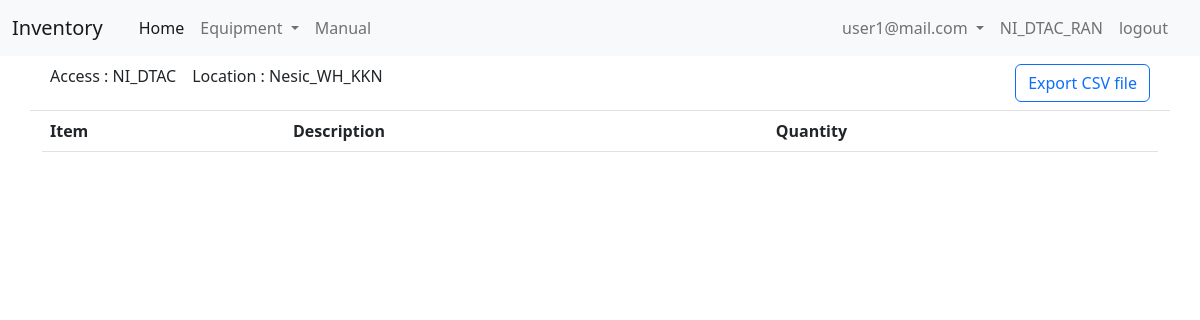
Before: /equipment/NI_DTAC/Nesic_WH_KKN (signed in) with the older database file.
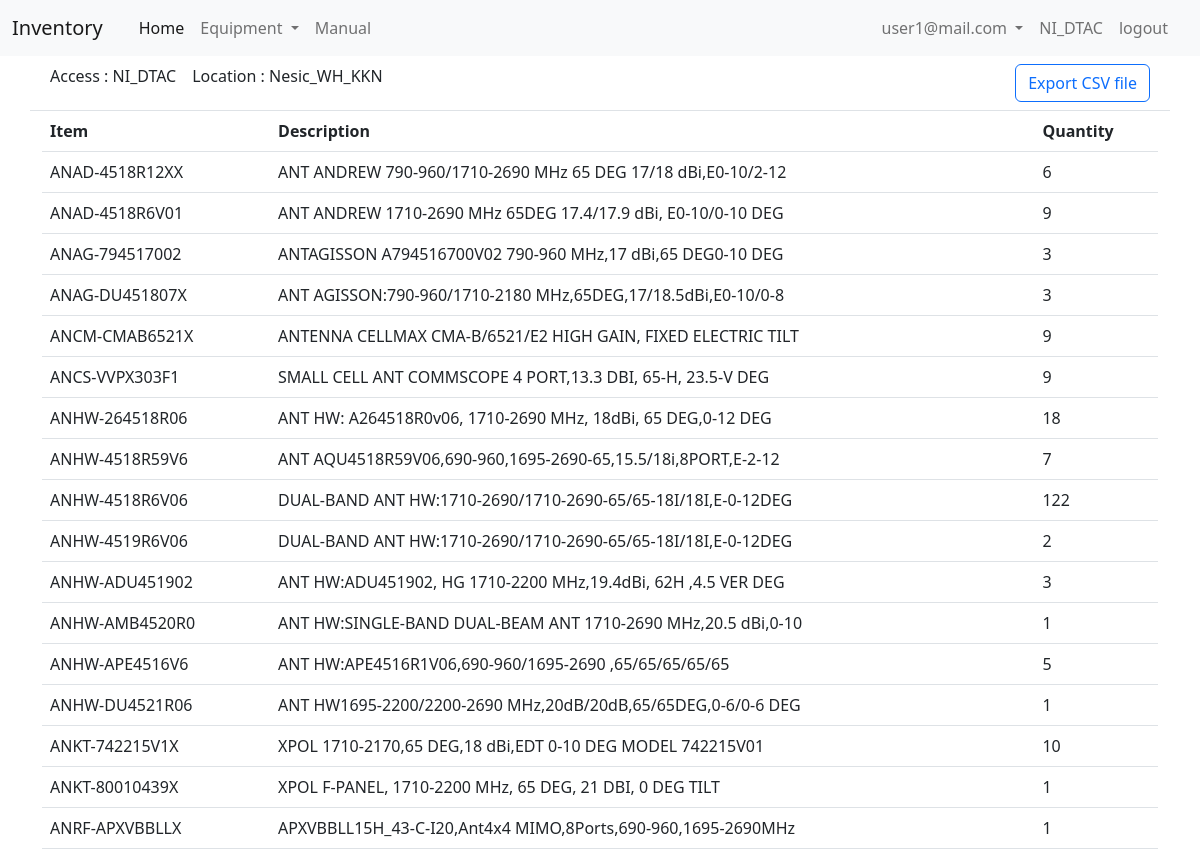
After: the same page with the newer database file.
### tables this page shows
CREATE TABLE "tb_upload_csv" (
	"no"	INTEGER NOT NULL,
	"date_time"	TEXT,
	"rec_name"	TEXT,
	"rec_no"	TEXT,
	"item"	TEXT,
	"description"	REAL,
	"move_from"	TEXT,
	"move_to"	TEXT,
	"quantity"	INTEGER,
	"remark"	TEXT,
	"status"	TEXT,
	"access"	TEXT,
	"approve_draff"	TEXT,
	"approve_receive"	TEXT,
	PRIMARY KEY("no")
);

### app_equipment.py (the view)
@app_equipment.route('/equipment/<access>/<location>')
def page_view_equ_by_location(access, location):
    if "email" not in session:
        return redirect("/login")
    else:
        con = sqlite3.connect("db/db.db")
        cur = con.cursor()
        sql_1 = 'select item, description, move_from, move_to, status, access from tb_upload_csv where status = "received" and access = "{}" group by item'.format(access)
        curs = cur.execute(sql_1)
        result = curs.fetchall()
        result_1 = []
        for i in result:
            data = list(i)
            result_1.append(data)
        result_list = []
        for i in result_1:
            sql_2 = 'SELECT sum(quantity) FROM tb_upload_csv WHERE status = "received" and item = "{}" and move_to = "{}" and access = "{}"'.format(i[0], location, access)
            curs = cur.execute(sql_2)
            result_2 = curs.fetchall()
            result_2 = result_2[0][0]
            if result_2 == None:
                result_2 = 0
            sql_3 = 'SELECT sum(quantity) FROM tb_upload_csv WHERE status = "received" and item = "{}" and move_from = "{}" and access = "{}"'.format(i[0], location, access)
            curs = cur.execute(sql_3)
            result_3 = curs.fetchall()
            result_3 = result_3[0][0]
            if result_3 == None:
                result_3 = 0
            result_4 = result_2-result_3
            row = i
            row.append(result_4)
            result_list.append(row)
        result_list_cut_0 = []
        for k in result_list:
            if k[6] != 0:
                result_list_cut_0.append(k)
        dataset = result_list_cut_0
        list_for_csv = []
        for j in result_list_cut_0:
            row = j
            row.pop(5)
            row.pop(4)
            row.pop(3)
            row.pop(2)
            row.append(access)
            row.append(location)
            list_for_csv.append(row)
        filenamecsv = "{}_{}.csv".format(access, location)
        with open("static/files/export_csv/{}".format(filenamecsv), "w", newline = "") as f:
            fw = csv.writer(f)
            fw.writerow(["Item", "Description", "Quantity", "Access", "location"])
            for j in list_for_csv:
                fw.writerow(j)
        con.close()
        return render_template("equipment/equ_list_by_location.html", dataset=dataset, access=access, location=location)

### templates/equipment/equ_list_by_location.html (shortened to what this page needs)
<!DOCTYPE html>
<html lang="en">
<head>
    <link rel="stylesheet" href="/static/css/bootstrap_5-2-2.css">
</head>
<body>
    {% include "/menu.html" %}
    <div class="container d-flex">
        <div class="p-2">Access : {{access}}</div>
        <div class="p-2">Location : {{location}}</div>
        <div class="ms-auto p-2">
            <form action="/download" method="POST">
                <button type="submit" class="btn btn-outline-primary">Export CSV file</button>
            </form>
        </div>
    </div>
    <div class="container border border-start-0 border-end-0 border-bottom-0">
        <table class="table table-hover">
            <thead>
                <tr>
                    <th scope="col">Item</th>
                    <th scope="col">Description</th>
                    <th scope="col">Quantity</th>
                </tr>
            </thead>
            <tbody>
                {% for i in dataset %}
                <tr>
                    <td>{{i[0]}}</td>
                    <td>{{i[1]}}</td>
                    <td>{{i[2]}}</td>
                </tr>
                {% endfor %}
            </tbody>
        </table>
    </div>
</body>
</html>

Changed rows visible on the page:
added tb_upload_csv: item "ANAD-4518R12XX", description "ANT ANDREW 790-960/1710-2690 MHz 65 DEG 17/18 dBi,E0-10/2-12", quantity "6"
added tb_upload_csv: item "ANAD-4518R6V01", description "ANT ANDREW 1710-2690 MHz 65DEG 17.4/17.9 dBi, E0-10/0-10 DEG", quantity "9"
now on this page (row edited): tb_upload_csv: item "ANAG-794517002", description "ANTAGISSON A794516700V02 790-960 MHz,17 dBi,65 DEG0-10 DEG", i "3"
added tb_upload_csv: item "ANAG-DU451807X", description "ANT AGISSON:790-960/1710-2180 MHz,65DEG,17/18.5dBi,E0-10/0-8", quantity "3"
added tb_upload_csv: item "ANCM-CMAB6521X", description "ANTENNA CELLMAX CMA-B/6521/E2 HIGH GAIN, FIXED ELECTRIC TILT", quantity "9"
added tb_upload_csv: item "ANCS-VVPX303F1", description "SMALL CELL ANT COMMSCOPE 4 PORT,13.3 DBI, 65-H, 23.5-V DEG", i "9"
now on this page (row edited): tb_upload_csv: item "ANHW-264518R06", description "ANT HW: A264518R0v06, 1710-2690 MHz, 18dBi, 65 DEG,0-12 DEG", quantity "18"
added tb_upload_csv: item "ANHW-4518R59V6", description "ANT AQU4518R59V06,690-960,1695-2690-65,15.5/18i,8PORT,E-2-12", quantity "7"
now on this page (row edited): tb_upload_csv: item "ANHW-4518R6V06", description "DUAL-BAND ANT HW:1710-2690/1710-2690-65/65-18I/18I,E-0-12DEG", quantity "122"
now on this page (row edited): tb_upload_csv: item "ANHW-4519R6V06", description "DUAL-BAND ANT HW:1710-2690/1710-2690-65/65-18I/18I,E-0-12DEG", quantity "2"
added tb_upload_csv: item "ANHW-ADU451902", description "ANT HW:ADU451902, HG 1710-2200 MHz,19.4dBi, 62H ,4.5 VER DEG", quantity "3"
added tb_upload_csv: item "ANHW-AMB4520R0", description "ANT HW:SINGLE-BAND DUAL-BEAM ANT 1710-2690 MHz,20.5 dBi,0-10", quantity "1"
now on this page (row edited): tb_upload_csv: item "ANHW-APE4516V6", description "ANT HW:APE4516R1V06,690-960/1695-2690 ,65/65/65/65/65", quantity "5"
now on this page (row edited): tb_upload_csv: item "ANHW-DU4521R06", description "ANT HW1695-2200/2200-2690 MHz,20dB/20dB,65/65DEG,0-6/0-6 DEG", quantity "1"
added tb_upload_csv: item "ANKT-742215V1X", description "XPOL 1710-2170,65 DEG,18 dBi,EDT 0-10 DEG MODEL 742215V01", quantity "10"
added tb_upload_csv: item "ANKT-80010439X", description "XPOL F-PANEL, 1710-2200 MHz, 65 DEG, 21 DBI, 0 DEG TILT", quantity "1"
added tb_upload_csv: item "ANRF-APXVBBLLX", description "APXVBBLL15H_43-C-I20,Ant4x4 MIMO,8Ports,690-960,1695-2690MHz", quantity "1"
Other visible differences:
{{ session["access"] }}: "NI_DTAC_RAN" → "NI_DTAC"
